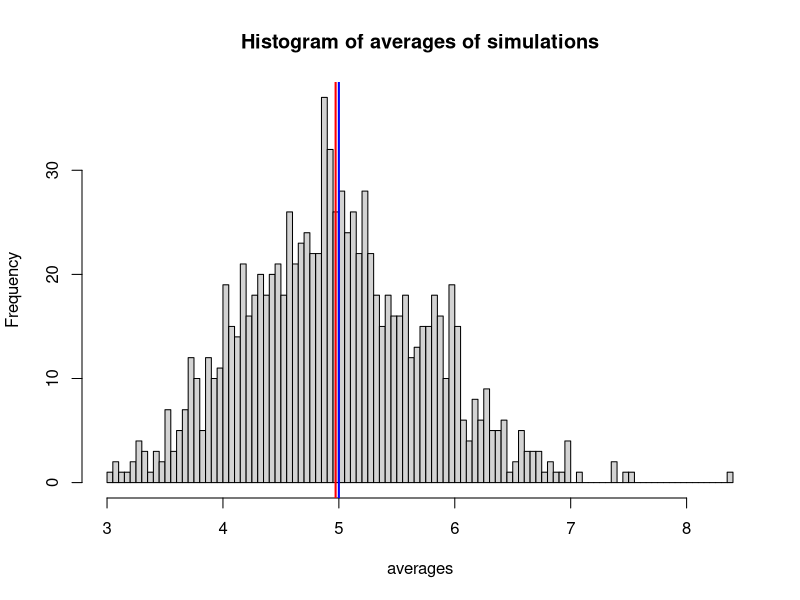
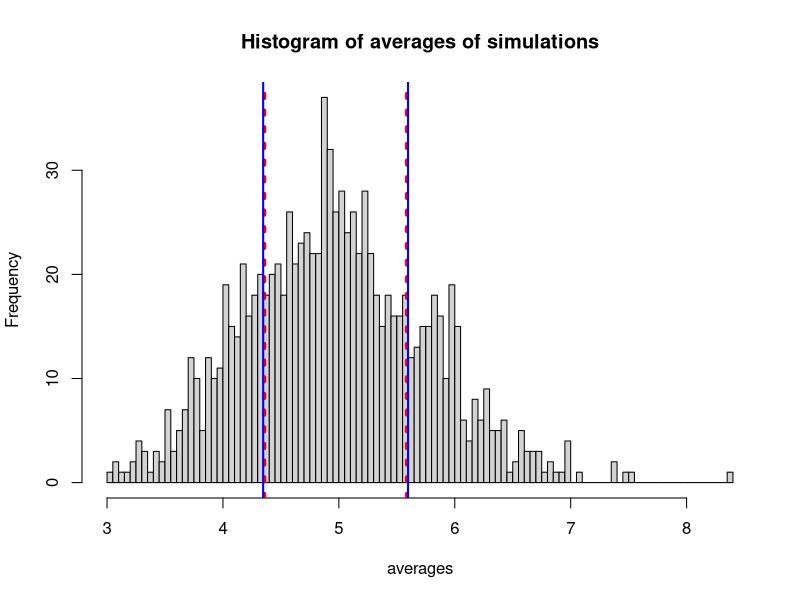
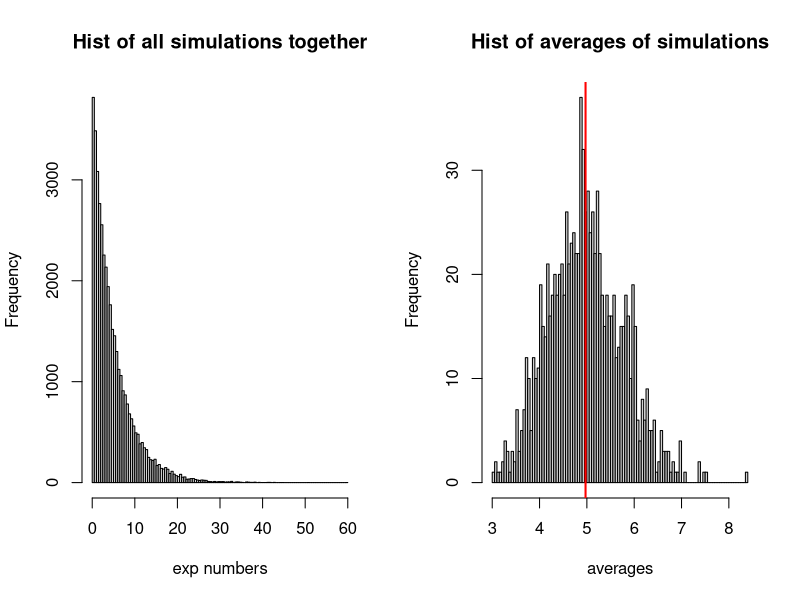

The R script that drew these images, in order:
## ---- chunk 1
knitr::opts_chunk$set(echo = TRUE)
## ---- chunk 2
set.seed(12345)
lambda<-0.2
n<-40
sim<-1000
df<-matrix(rexp(n*sim,lambda),sim,n) #creates matrix sim by n (1000x40)
dfmean<-apply(df,1,mean) # Takes means of each simulation(row)
## ---- chunk 3
list("sample mean"=mean(dfmean),"theoretical mean"=(1/lambda),
     "Difference between theo and sample means"=(1/lambda)-mean(dfmean))
## ---- chunk 4
hist(dfmean,breaks = 100,main = "Histogram of averages of simulations",xlab = "averages")
abline(v=mean(dfmean),col="red",lwd=2)
abline(v=1/lambda,col="blue",lwd=2)
## ---- chunk 5
list("sample variance"=var(dfmean),"theoretical variance"=(1/lambda)^2/n,
     "Difference between theo and sample variances"=(1/lambda)^2/n-var(dfmean))
## ---- chunk 6
hist(dfmean,breaks = 100,main = "Histogram of averages of simulations",xlab = "averages")
abline(v=c(mean(dfmean)+var(dfmean),mean(dfmean)-var(dfmean)),col="red",lwd=4,lty=3)
abline(v=c(mean(dfmean)+(1/lambda)^2/n,mean(dfmean)-(1/lambda)^2/n),col="blue",lwd=2)
## ---- chunk 7
par(mfrow=c(1,2))
hist(df,main="Hist of all simulations together",xlab = "exp numbers",breaks = 100)
hist(dfmean,main="Hist of averages of simulations",xlab = "averages",breaks = 100)
abline(v=mean(dfmean),col="red",lwd=2)
